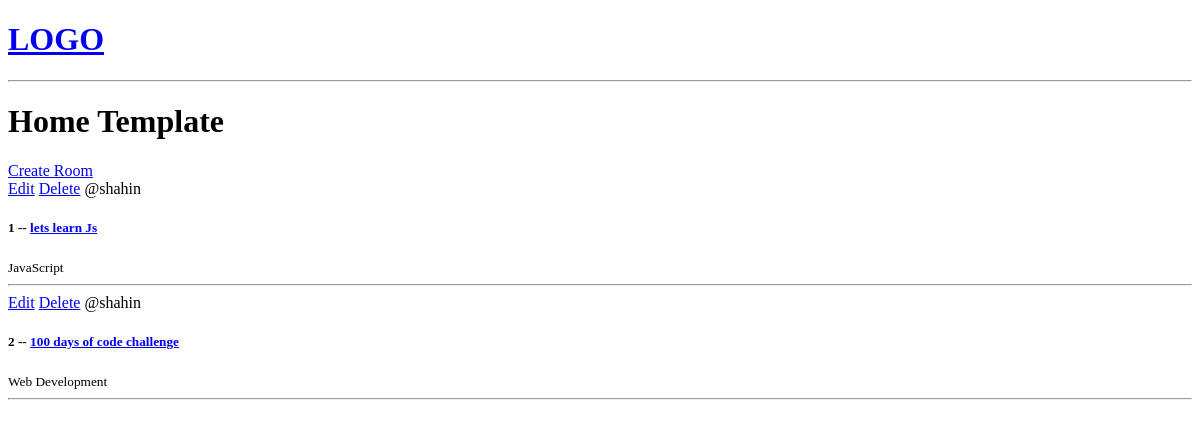
/, run on an earlier commit of the app's database.
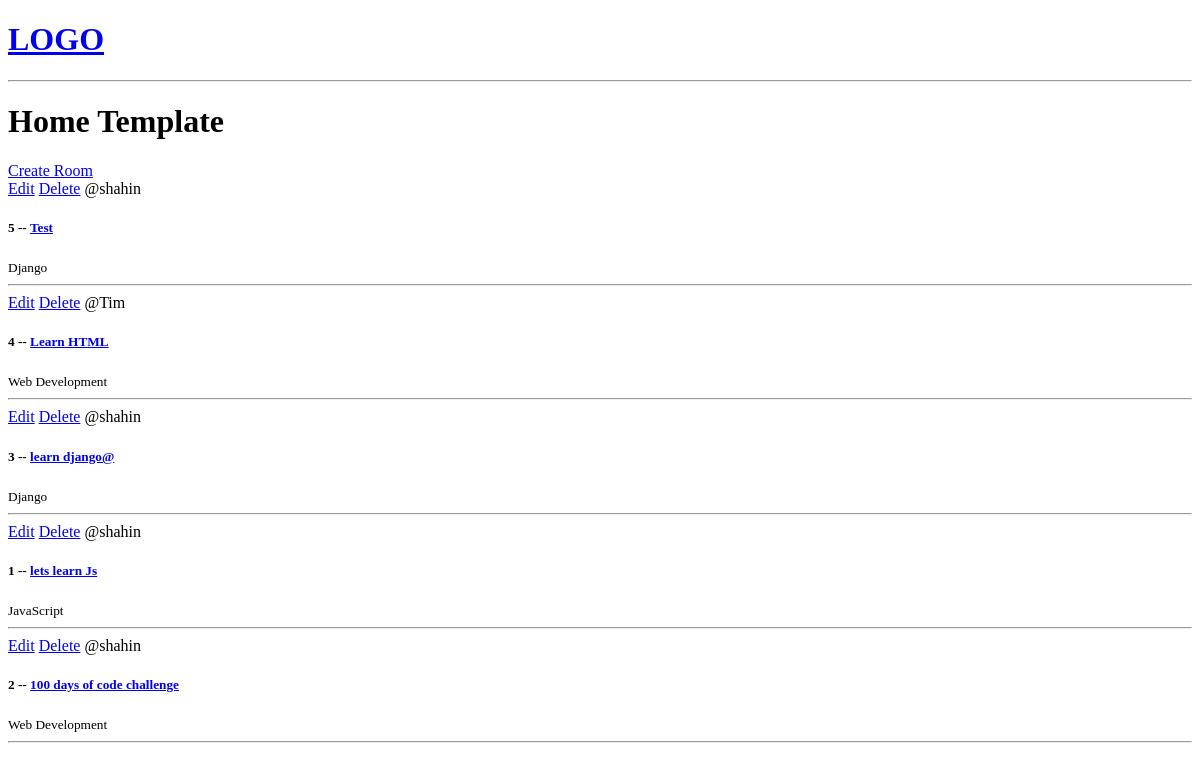
And on a later commit of the database.
### base/models.py (models this page shows, shortened)
class Room(models.Model):
    host = models.ForeignKey(User,on_delete = models.SET_NULL, null = True)
    topic = models.ForeignKey(Topic, on_delete = models.SET_NULL, null = True) # when on delete is NULL so null = True should be written
    name = models.CharField(max_length=200) #null= False is default, not allowed Null
    description = models.TextField(null = True, blank = True, max_length = 3000) # allowed Null in column
    updated = models.DateTimeField(auto_now = True) #takes every save
    created = models.DateTimeField(auto_now_add = True) #takes when it s created
    class Meta:
        ordering = ['-updated','-created']

class Topic(models.Model):
    name = models.CharField(max_length = 200)

### base/views.py (the view)
# urls.py: path('', views.home, name = 'home'),
def home(request):
    rooms = Room.objects.all()
    context = {'rooms':rooms}
    return render(request, 'base/home.html', context)

### base/templates/base/home.html
{% extends 'main.html' %}
{% block content %}
<h1>Home Template</h1>
<div>
<a href = '{% url "create-room" %}'>Create Room</a>
    <div>
        {% for room in rooms%}
        <div>
            <a href = "{% url 'update-room' room.id %}">Edit</a>
            <a href = "{% url 'delete-room' room.id %}">Delete</a>
            <span>@{{room.host.username}}</span>
            <h5>{{room.id}} -- <a href = "{% url 'room' room.id %}"> {{room.name}} </a></h5>
            <small>{{room.topic.name}}</small>
            <hr>
        </div>
        {% endfor %}
    </div>
</div>
{% endblock content %}

### templates/main.html (shortened to what this page needs)
<!DOCTYPE html>
<html lang="en">
<head>
</head>
<body>
    {% include "navbar.html" %}
    {% block content %}
    {% endblock %}
</body>
</html>

### templates/navbar.html (shortened to what this page needs)
<!DOCTYPE html>
<html lang="en">
<head>
</head>
<body>
    <a href = "/">
        <h1>LOGO</h1>
    </a>
    <hr>
</body>
</html>

What changed in the data, as far as the page shows it:
added Room: host.username "shahin", id "5", name "Test", topic.name "Django"
added Room: host.username "Tim", id "4", name "Learn HTML", topic.name "Web Development"
added Room: host.username "shahin", id "3", name "learn django@", topic.name "Django"
